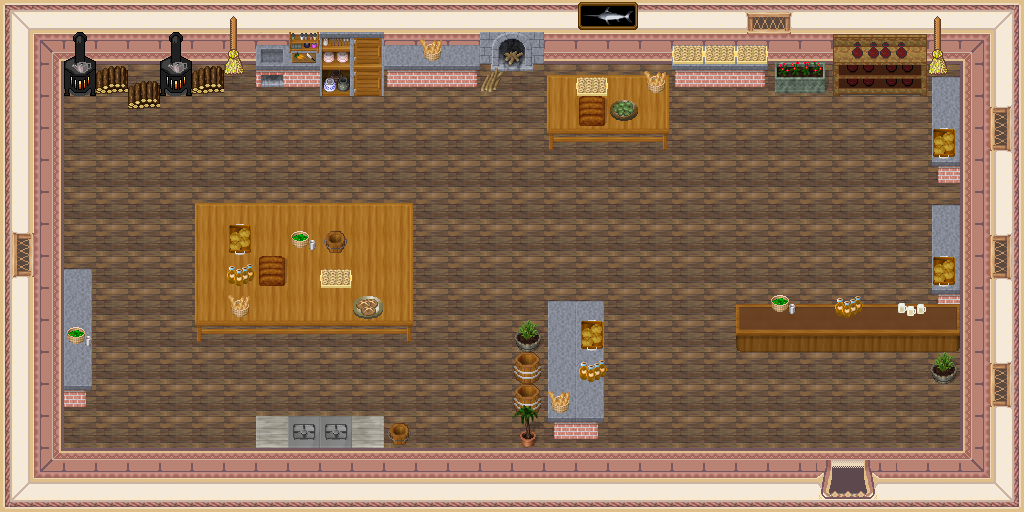

A 2D game scene composited from a Tiled map and its tileset images. What follows is a short description and the map's XML, with each tile layer's data collapsed to a summary:
An orthogonal 32x16 tile map with 32x32 px tiles, 5 tile layers (0_floor, 1_terrain, 2_object, 3_roof, ...), 3 hidden layers not drawn, 23 tilesets.

<map version="1.0" tiledversion="1.1.3" orientation="orthogonal" renderorder="right-down" width="32" height="16" tilewidth="32" tileheight="32" infinite="0" nextobjectid="1">
 <tileset firstgid="1" name="../../tileset/furniture/carpet/carpets_2.png" tilewidth="32" tileheight="32" tilecount="12" columns="4">
  <image source="../../tileset/furniture/carpet/carpets_2.png" trans="ff00ff" width="128" height="96" />
 </tileset>
 <tileset firstgid="13" name="../../tileset/building/wall/int_wall_pale.png" tilewidth="32" tileheight="32" tilecount="16" columns="2">
  <image source="../../tileset/building/wall/int_wall_pale.png" trans="ff00ff" width="64" height="256" />
 </tileset>
 <tileset firstgid="29" name="../../tileset/building/wall/int_wall_purple.png" tilewidth="32" tileheight="32" tilecount="20" columns="2">
  <image source="../../tileset/building/wall/int_wall_purple.png" trans="ff00ff" width="64" height="320" />
 </tileset>
 <tileset firstgid="49" name="../../tileset/furniture/kitchen/warmer.png" tilewidth="32" tileheight="32" tilecount="2" columns="1">
  <image source="../../tileset/furniture/kitchen/warmer.png" width="32" height="64" />
 </tileset>
 <tileset firstgid="51" name="../../tileset/furniture/table/table_with_hob.png" tilewidth="32" tileheight="32" tilecount="5" columns="5">
  <image source="../../tileset/furniture/table/table_with_hob.png" trans="ff00ff" width="160" height="32" />
 </tileset>
 <tileset firstgid="56" name="../../tileset/item/brush.png" tilewidth="32" tileheight="32" tilecount="3" columns="1">
  <image source="../../tileset/item/brush.png" width="32" height="96" />
 </tileset>
 <tileset firstgid="59" name="../../tileset/item/pot/barrel.png" tilewidth="32" tileheight="32" tilecount="2" columns="1">
  <image source="../../tileset/item/pot/barrel.png" width="32" height="64" />
 </tileset>
 <tileset firstgid="61" name="../../tileset/building/decoration/wood_fire.png" tilewidth="32" tileheight="32" tilecount="4" columns="2">
  <image source="../../tileset/building/decoration/wood_fire.png" trans="ff00ff" width="64" height="64" />
 </tileset>
 <tileset firstgid="65" name="../../tileset/furniture/table/table_with_beer_dark.png" tilewidth="32" tileheight="32" tilecount="10" columns="5">
  <image source="../../tileset/furniture/table/table_with_beer_dark.png" trans="ff00ff" width="160" height="64" />
 </tileset>
 <tileset firstgid="75" name="../../tileset/building/window/int_windows_purple.png" tilewidth="32" tileheight="32" tilecount="16" columns="4">
  <image source="../../tileset/building/window/int_windows_purple.png" trans="ff00ff" width="128" height="128" />
 </tileset>
 <tileset firstgid="91" name="../../tileset/item/food/rustic_meals.png" tilewidth="32" tileheight="32" tilecount="2" columns="2">
  <image source="../../tileset/item/food/rustic_meals.png" trans="ff00ff" width="64" height="32" />
 </tileset>
 <tileset firstgid="93" name="../../tileset/building/entrance/pale_red_ns.png" tilewidth="32" tileheight="32" tilecount="36" columns="9">
  <image source="../../tileset/building/entrance/pale_red_ns.png" trans="ff00ff" width="288" height="128" />
 </tileset>
 <tileset firstgid="129" name="../../tileset/furniture/shelve/pale_book_bottle_shelf.png" tilewidth="32" tileheight="32" tilecount="12" columns="3">
  <image source="../../tileset/furniture/shelve/pale_book_bottle_shelf.png" trans="ff00ff" width="96" height="128" />
 </tileset>
 <tileset firstgid="141" name="../../tileset/logic/portal.png" tilewidth="32" tileheight="32" tilecount="7" columns="7">
  <image source="../../tileset/logic/portal.png" width="224" height="32" />
 </tileset>
 <tileset firstgid="148" name="../../tileset/logic/collision.png" tilewidth="32" tileheight="32" tilecount="1" columns="1">
  <image source="../../tileset/logic/collision.png" width="32" height="32" />
 </tileset>
 <tileset firstgid="149" name="tiles" tilewidth="32" tileheight="32" tilecount="9" columns="3">
  <image source="../../tileset/ground/indoor/floor_tiles.png" width="96" height="96" />
 </tileset>
 <tileset firstgid="158" name="fish" tilewidth="32" tileheight="32" tilecount="2" columns="2">
  <image source="../../tileset/building/decoration/swordfish.png" width="64" height="32" />
 </tileset>
 <tileset firstgid="160" name="kitchen" tilewidth="32" tileheight="32" tilecount="44" columns="4">
  <image source="../../tileset/furniture/kitchen/cabinets.png" width="128" height="352" />
 </tileset>
 <tileset firstgid="204" name="table" tilewidth="32" tileheight="32" tilecount="9" columns="3">
  <image source="../../tileset/furniture/table/table_wooden_brown.png" width="96" height="96" />
 </tileset>
 <tileset firstgid="213" name="bread" tilewidth="32" tileheight="32" tilecount="4" columns="4">
  <image source="../../tileset/item/food/bread.png" width="128" height="32" />
 </tileset>
 <tileset firstgid="217" name="planted containers" tilewidth="32" tileheight="32" tilecount="16" columns="4">
  <image source="../../tileset/plant/flower/planted_containers.png" width="128" height="128" />
 </tileset>
 <tileset firstgid="233" name="cups" tilewidth="32" tileheight="32" tilecount="16" columns="4">
  <image source="../../tileset/item/drink/bottles_and_cups.png" width="128" height="128" />
 </tileset>
 <tileset firstgid="249" name="item/firewood" tilewidth="32" tileheight="32" tilecount="12" columns="3">
  <image source="../../tileset/item/firewood.png" width="96" height="128" />
 </tileset>
 <layer name="0_floor" width="32" height="16">
  <data>[512 cells, 372 non-empty, 2 distinct tile ids]</data>
 </layer>
 <layer name="1_terrain" width="32" height="16">
  <data>[512 cells, 165 non-empty, 47 distinct tile ids]</data>
 </layer>
 <layer name="2_object" width="32" height="16">
  <data>[512 cells, 153 non-empty, 64 distinct tile ids]</data>
 </layer>
 <layer name="3_roof" width="32" height="16">
  <data>[512 cells, 29 non-empty, 13 distinct tile ids]</data>
 </layer>
 <layer name="4_roof_add" width="32" height="16">
  <data>[512 cells, 5 non-empty, 5 distinct tile ids]</data>
 </layer>
 <layer name="objects" width="32" height="16" visible="0">
  <data>[512 cells, 1 non-empty, 1 distinct tile ids]</data>
 </layer>
 <layer name="collision" width="32" height="16" visible="0" opacity="0.52">
  <data>[512 cells, 257 non-empty, 1 distinct tile ids]</data>
 </layer>
 <layer name="protection" width="32" height="16" visible="0" opacity="0.24">
  <data>[512 cells, 0 non-empty, 0 distinct tile ids]</data>
 </layer>
</map>
